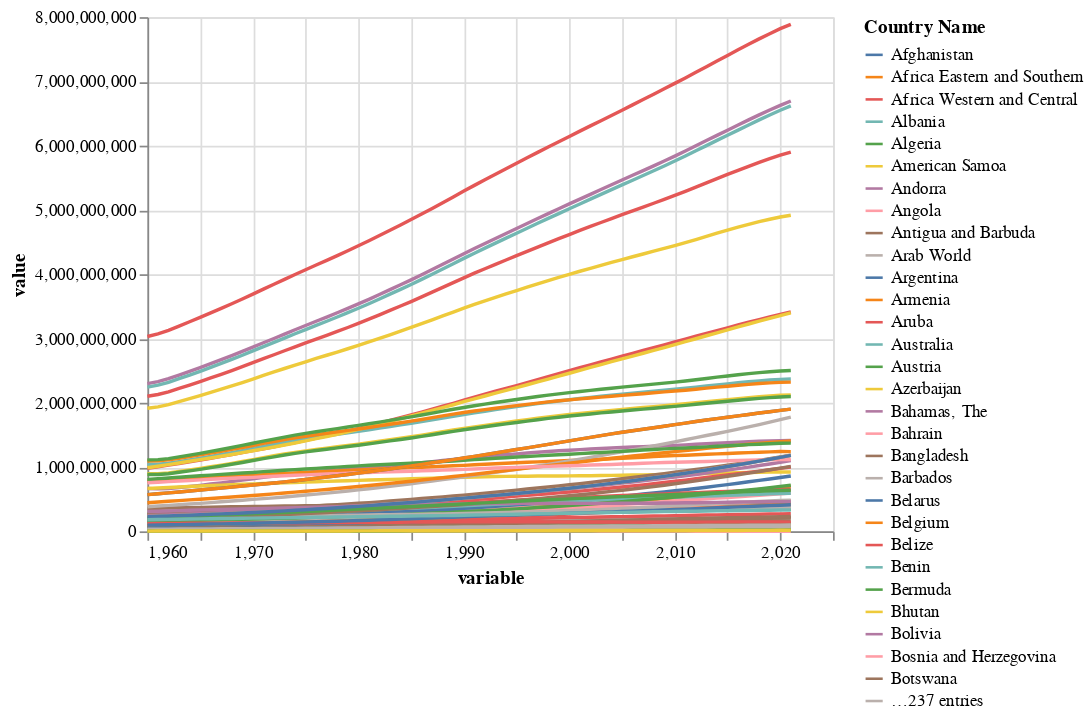

The notebook cell this image was saved under:
### Markdown cell above
Draw the chart

### Code cell
chart = alt.Chart(df).mark_line().encode(
    x = 'variable:Q',
    y = 'value:Q',
    color = 'Country Name:N'
)
chart

### Figure 1 — Vega-Lite specification as saved in the notebook (floating-point values rounded to 4 significant figures; data arrays with more than 128 entries replaced by an {"elided": "..."} marker saying what was removed)
{"config": {"view": {"continuousWidth": 400, "continuousHeight": 300}}, "data": {"name": "data-780a2bba96b46e9eca2370d94b548ef8"}, "mark": "line", "encoding": {"color": {"field": "Country Name", "type": "nominal"}, "x": {"field": "variable", "type": "quantitative"}, "y": {"field": "value", "type": "quantitative"}}, "$schema": "https://vega.github.io/schema/vega-lite/v4.17.0.json", "datasets": {"data-780a2bba96b46e9eca2370d94b548ef8": {"elided": "16492 records"}}}
